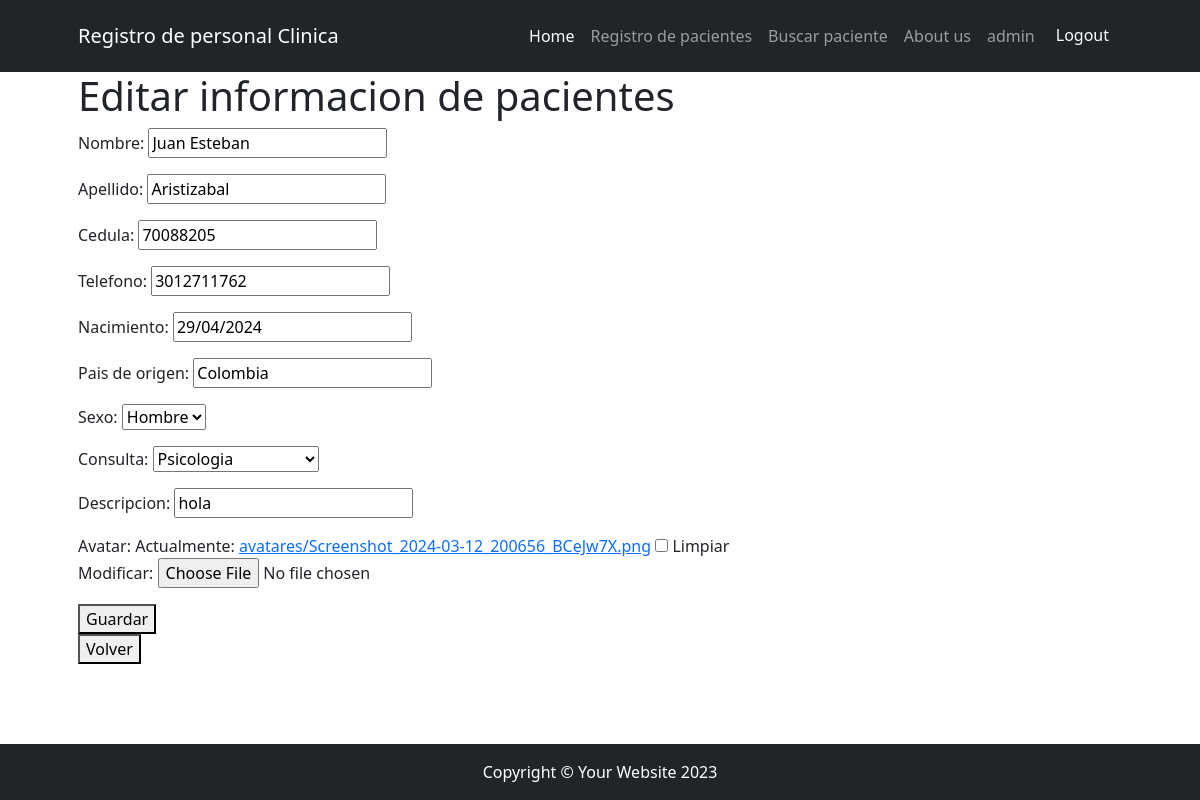
The app's page /registro/mostarpacientes/update/18 (signed in) with its own data.
### app/models.py (models this page shows, shortened)
class Pacientes(models.Model):
    nombre = models.CharField(max_length=50, null=True)
    apellido = models.CharField(max_length=50, null=True)
    cedula = models.IntegerField(null=True)
    telefono = models.IntegerField(null=True)
    nacimiento = models.DateField(null=True)
    pais_origen = models.CharField(max_length=50, null=True, verbose_name="Pais de origen")
    names = (("Hombre","Hombre"),("Mujer","Mujer"))
    sexo = models.CharField(max_length= 50, choices=names, null=True)
    tipo_consulta = (("Consulta general","Consulta general"), ("Revision examenes","Revision examenes"), ("Psicologia","Psicologia"))
    consulta = models.CharField(max_length= 200, choices=tipo_consulta, null=True)
    descripcion = models.CharField(max_length=250, null=True)
    avatar = models.ImageField(upload_to="avatares",null=True, blank=True)

### app/views.py (the view)
# urls.py: path('mostarpacientes/update/<int:pk>', views.buscar_pacientes_update.as_view(), name="mostrar_pacientes_update"),
class buscar_pacientes_update(LoginRequiredMixin, UpdateView):
     model = models.Pacientes
     form_class = forms.pacienteForm
     template_name = "app/registropacientes.html"
     success_url = reverse_lazy("app:buscar_pacientes")

### app/forms.py
class pacienteForm(forms.ModelForm):
    class Meta:
        model = models.Pacientes
        fields = "__all__"

### app/templates/app/registropacientes.html (shortened to what this page needs)
{% extends 'core/base.html' %}
{% block titulo %}
    {% if form.instance.pk %}
    <h1>Editar informacion de pacientes</h1>
    {% else %}
    <h1>Registro de pacientes</h1>
    {% endif %}
{% endblock titulo %}
{% block contenido %}
    <form action="" method="post">
        {{ form.as_p }}
        <button type="submit">Guardar</button>
    </form>
    <div >
        <a href="{% url 'core:home' %}" ><button>Volver</button></a>
    </div>
{% endblock contenido %}

### core/templates/core/base.html (shortened to what this page needs)
{% load static %}
<!DOCTYPE html>
<html lang="es">
    <head>
        <link href={% static "core/css/styles.css"%} rel="stylesheet" />
    </head>
    <body>
        <nav class="py-3  navbar navbar-expand-lg navbar-dark bg-dark">
            <div class="container px-5">
                <a class="navbar-brand" href={% url 'core:home' %}  >Registro de personal Clinica</a>
                <div class="collapse navbar-collapse" id="navbarSupportedContent">
                    <ul class="navbar-nav ms-auto mb-2 mb-lg-0">
                        <li class="nav-item"><a class="nav-link active" aria-current="page" href={% url 'core:home' %}>Home</a></li>
                        {% if user.is_authenticated %}
                        <li class="nav-item"><a class="nav-link" href={% url 'app:registro_pacientes' %}>Registro de pacientes</a></li>
                        <li class="nav-item"><a class="nav-link" href={% url 'app:buscar_pacientes' %}>Buscar paciente</a></li>
                        <li class="nav-item"><a class="nav-link" href={% url 'app:about_us' %}>About us</a></li>
                        <li class="nav-item"><a class="nav-link" text-bg-info > {{ user.username }}</a></li>
                        <li class="nav-item">
                            <form action="{% url 'core:logout' %}" method="post">
                                <button type="submit" class="btn btn-dark " >Logout</button>
                            </form>
                        </li>
                        {% else %}
                        <li class="nav-item"><a class="nav-link" href={% url 'app:about_us' %}>About us</a></li>
                        <li class="nav-item"><a class="nav-link" href={% url 'core:login' %}>Login</a></li>
                        <li class="nav-item"><a class="nav-link" href={% url 'core:signup' %}>Sign Up</a></li>
                        {% endif %}
                    </ul>
                </div>
            </div>
        </nav>
        <div class="container px-4 px-lg-5">
            {% block titulo %}
            {% endblock titulo %}
            {% block contenido %}
            {% endblock contenido %}
        </div>
        <footer class="py-3 bg-dark fixed-bottom ">
            <div class="container px-4 px-lg-5"><p class="m-0 text-center text-white">Copyright &copy; Your Website 2023</p></div>
        </footer>
    </body>
</html>

### records on screen
Pacientes: nombre "Juan Esteban", apellido "Aristizabal", cedula "70088205", telefono "3012711762", nacimiento "29/04/2024", pais_origen "Colombia", sexo "Hombre", consulta "Psicologia", descripcion "hola"

### other values on screen
{{ user.username }} "admin"
